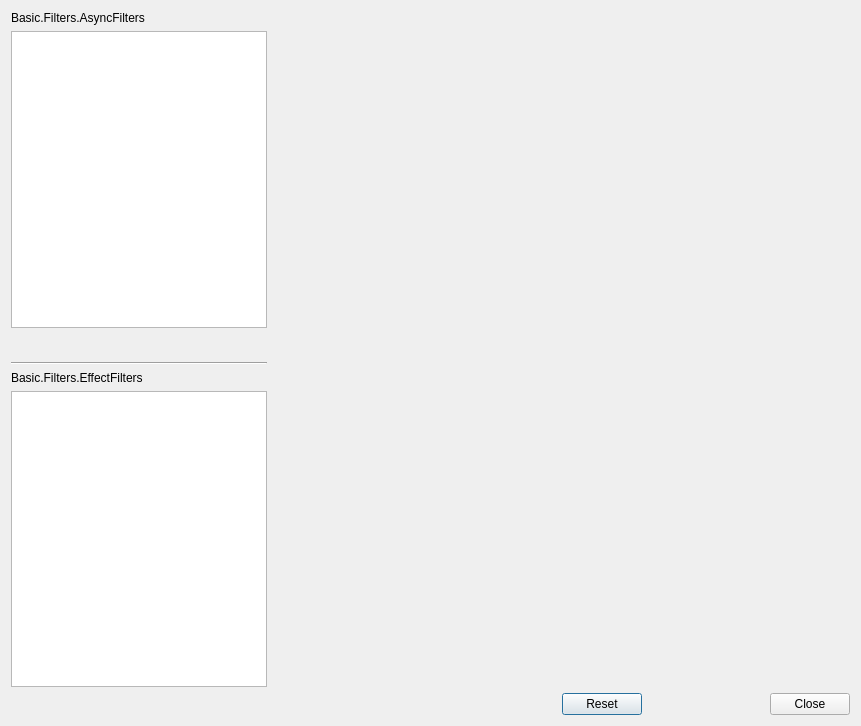
<?xml version="1.0" encoding="UTF-8"?>
<?xml-model href="XML-Schema-Qt5.15.xsd" ?>
<ui version="4.0">
 <class>OBSBasicFilters</class>
 <widget class="QDialog" name="OBSBasicFilters">
  <property name="geometry">
   <rect>
    <x>0</x>
    <y>0</y>
    <width>861</width>
    <height>726</height>
   </rect>
  </property>
  <property name="windowTitle">
   <string>Basic.Filters</string>
  </property>
  <layout class="QVBoxLayout" name="verticalLayout">
   <item>
    <layout class="QHBoxLayout" name="horizontalLayout">
     <property name="sizeConstraint">
      <enum>QLayout::SetMinimumSize</enum>
     </property>
     <item>
      <layout class="QVBoxLayout" name="verticalLayout_2">
       <item>
        <widget class="QWidget" name="asyncWidget">
         <property name="sizePolicy">
          <sizepolicy hsizetype="Preferred" vsizetype="Expanding">
           <horstretch>0</horstretch>
           <verstretch>0</verstretch>
          </sizepolicy>
         </property>
         <layout class="QVBoxLayout" name="verticalLayout_3">
          <property name="leftMargin">
           <number>0</number>
          </property>
          <property name="topMargin">
           <number>0</number>
          </property>
          <property name="rightMargin">
           <number>0</number>
          </property>
          <property name="bottomMargin">
           <number>0</number>
          </property>
          <item>
           <widget class="QLabel" name="asyncLabel">
            <property name="text">
             <string>Basic.Filters.AsyncFilters</string>
            </property>
           </widget>
          </item>
          <item>
           <widget class="FocusList" name="asyncFilters">
            <property name="sizePolicy">
             <sizepolicy hsizetype="Preferred" vsizetype="Expanding">
              <horstretch>0</horstretch>
              <verstretch>0</verstretch>
             </sizepolicy>
            </property>
            <property name="contextMenuPolicy">
             <enum>Qt::CustomContextMenu</enum>
            </property>
           </widget>
          </item>
          <item alignment="Qt::AlignLeft">
           <widget class="QWidget" name="widget">
            <layout class="QHBoxLayout" name="horizontalLayout_4">
             <property name="spacing">
              <number>4</number>
             </property>
             <property name="leftMargin">
              <number>0</number>
             </property>
             <property name="topMargin">
              <number>0</number>
             </property>
             <property name="rightMargin">
              <number>0</number>
             </property>
             <property name="bottomMargin">
              <number>0</number>
             </property>
             <item>
              <widget class="QPushButton" name="addAsyncFilter">
               <property name="maximumSize">
                <size>
                 <width>22</width>
                 <height>22</height>
                </size>
               </property>
               <property name="text">
                <string notr="true"/>
               </property>
               <property name="icon">
                <iconset resource="obs.qrc">
                 <normaloff>:/res/images/add.png</normaloff>:/res/images/add.png</iconset>
               </property>
               <property name="autoDefault">
                <bool>false</bool>
               </property>
               <property name="flat">
                <bool>true</bool>
               </property>
               <property name="themeID" stdset="0">
                <string>addIconSmall</string>
               </property>
               <property name="accessibleName">
                <string>Add</string>
               </property>
              </widget>
             </item>
             <item>
              <widget class="QPushButton" name="removeAsyncFilter">
               <property name="maximumSize">
                <size>
                 <width>22</width>
                 <height>22</height>
                </size>
               </property>
               <property name="text">
                <string notr="true"/>
               </property>
               <property name="icon">
                <iconset resource="obs.qrc">
                 <normaloff>:/res/images/list_remove.png</normaloff>:/res/images/list_remove.png</iconset>
               </property>
               <property name="autoDefault">
                <bool>false</bool>
               </property>
               <property name="flat">
                <bool>true</bool>
               </property>
               <property name="themeID" stdset="0">
                <string>removeIconSmall</string>
               </property>
               <property name="accessibleName">
                <string>Remove</string>
               </property>
              </widget>
             </item>
             <item>
              <widget class="QPushButton" name="moveAsyncFilterUp">
               <property name="maximumSize">
                <size>
                 <width>22</width>
                 <height>22</height>
                </size>
               </property>
               <property name="text">
                <string notr="true"/>
               </property>
               <property name="icon">
                <iconset resource="obs.qrc">
                 <normaloff>:/res/images/up.png</normaloff>:/res/images/up.png</iconset>
               </property>
               <property name="autoDefault">
                <bool>false</bool>
               </property>
               <property name="flat">
                <bool>true</bool>
               </property>
               <property name="themeID" stdset="0">
                <string>upArrowIconSmall</string>
               </property>
               <property name="accessibleName">
                <string>MoveUp</string>
               </property>
              </widget>
             </item>
             <item>
              <widget class="QPushButton" name="moveAsyncFilterDown">
               <property name="maximumSize">
                <size>
                 <width>22</width>
                 <height>22</height>
                </size>
               </property>
               <property name="text">
                <string notr="true"/>
               </property>
               <property name="icon">
                <iconset resource="obs.qrc">
                 <normaloff>:/res/images/down.png</normaloff>:/res/images/down.png</iconset>
               </property>
               <property name="autoDefault">
                <bool>false</bool>
               </property>
               <property name="flat">
                <bool>true</bool>
               </property>
               <property name="themeID" stdset="0">
                <string>downArrowIconSmall</string>
               </property>
               <property name="accessibleName">
                <string>MoveDown</string>
               </property>
              </widget>
             </item>
            </layout>
           </widget>
          </item>
         </layout>
        </widget>
       </item>
       <item>
        <widget class="Line" name="separatorLine">
         <property name="orientation">
          <enum>Qt::Horizontal</enum>
         </property>
        </widget>
       </item>
       <item>
        <widget class="QWidget" name="effectWidget">
         <property name="sizePolicy">
          <sizepolicy hsizetype="Preferred" vsizetype="Expanding">
           <horstretch>0</horstretch>
           <verstretch>0</verstretch>
          </sizepolicy>
         </property>
         <layout class="QVBoxLayout" name="verticalLayout_4">
          <property name="leftMargin">
           <number>0</number>
          </property>
          <property name="topMargin">
           <number>0</number>
          </property>
          <property name="rightMargin">
           <number>0</number>
          </property>
          <property name="bottomMargin">
           <number>0</number>
          </property>
          <item>
           <widget class="QLabel" name="label_2">
            <property name="text">
             <string>Basic.Filters.EffectFilters</string>
            </property>
           </widget>
          </item>
          <item>
           <widget class="FocusList" name="effectFilters">
            <property name="sizePolicy">
             <sizepolicy hsizetype="Preferred" vsizetype="Expanding">
              <horstretch>0</horstretch>
              <verstretch>0</verstretch>
             </sizepolicy>
            </property>
            <property name="contextMenuPolicy">
             <enum>Qt::CustomContextMenu</enum>
            </property>
           </widget>
          </item>
          <item alignment="Qt::AlignLeft">
           <widget class="QWidget" name="widget_2">
            <layout class="QHBoxLayout" name="horizontalLayout_6">
             <property name="spacing">
              <number>4</number>
             </property>
             <property name="leftMargin">
              <number>0</number>
             </property>
             <property name="topMargin">
              <number>0</number>
             </property>
             <property name="rightMargin">
              <number>0</number>
             </property>
             <property name="bottomMargin">
              <number>0</number>
             </property>
             <item>
              <widget class="QPushButton" name="addEffectFilter">
               <property name="maximumSize">
                <size>
                 <width>22</width>
                 <height>22</height>
                </size>
               </property>
               <property name="text">
                <string notr="true"/>
               </property>
               <property name="icon">
                <iconset resource="obs.qrc">
                 <normaloff>:/res/images/add.png</normaloff>:/res/images/add.png</iconset>
               </property>
               <property name="autoDefault">
                <bool>false</bool>
               </property>
               <property name="flat">
                <bool>true</bool>
               </property>
               <property name="themeID" stdset="0">
                <string>addIconSmall</string>
               </property>
               <property name="accessibleName">
                <string>Add</string>
               </property>
              </widget>
             </item>
             <item>
              <widget class="QPushButton" name="removeEffectFilter">
               <property name="maximumSize">
                <size>
                 <width>22</width>
                 <height>22</height>
                </size>
               </property>
               <property name="text">
                <string notr="true"/>
               </property>
               <property name="icon">
                <iconset resource="obs.qrc">
                 <normaloff>:/res/images/list_remove.png</normaloff>:/res/images/list_remove.png</iconset>
               </property>
               <property name="autoDefault">
                <bool>false</bool>
               </property>
               <property name="flat">
                <bool>true</bool>
               </property>
               <property name="themeID" stdset="0">
                <string>removeIconSmall</string>
               </property>
               <property name="accessibleName">
                <string>Remove</string>
               </property>
              </widget>
             </item>
             <item>
              <widget class="QPushButton" name="moveEffectFilterUp">
               <property name="maximumSize">
                <size>
                 <width>22</width>
                 <height>22</height>
                </size>
               </property>
               <property name="text">
                <string notr="true"/>
               </property>
               <property name="icon">
                <iconset resource="obs.qrc">
                 <normaloff>:/res/images/up.png</normaloff>:/res/images/up.png</iconset>
               </property>
               <property name="autoDefault">
                <bool>false</bool>
               </property>
               <property name="flat">
                <bool>true</bool>
               </property>
               <property name="themeID" stdset="0">
                <string>upArrowIconSmall</string>
               </property>
               <property name="accessibleName">
                <string>MoveUp</string>
               </property>
              </widget>
             </item>
             <item>
              <widget class="QPushButton" name="moveEffectFilterDown">
               <property name="maximumSize">
                <size>
                 <width>22</width>
                 <height>22</height>
                </size>
               </property>
               <property name="text">
                <string notr="true"/>
               </property>
               <property name="icon">
                <iconset resource="obs.qrc">
                 <normaloff>:/res/images/down.png</normaloff>:/res/images/down.png</iconset>
               </property>
               <property name="autoDefault">
                <bool>false</bool>
               </property>
               <property name="flat">
                <bool>true</bool>
               </property>
               <property name="themeID" stdset="0">
                <string>downArrowIconSmall</string>
               </property>
               <property name="accessibleName">
                <string>MoveDown</string>
               </property>
              </widget>
             </item>
            </layout>
           </widget>
          </item>
         </layout>
        </widget>
       </item>
      </layout>
     </item>
     <item>
      <layout class="QVBoxLayout" name="rightContainerLayout">
       <item>
        <layout class="QVBoxLayout" name="rightLayout">
         <item>
          <widget class="OBSQTDisplay" name="preview">
           <property name="sizePolicy">
            <sizepolicy hsizetype="Expanding" vsizetype="Expanding">
             <horstretch>0</horstretch>
             <verstretch>0</verstretch>
            </sizepolicy>
           </property>
           <property name="minimumSize">
            <size>
             <width>24</width>
             <height>24</height>
            </size>
           </property>
          </widget>
         </item>
        </layout>
       </item>
       <item>
        <layout class="QHBoxLayout" name="horizontalLayout_2">
         <property name="spacing">
          <number>4</number>
         </property>
         <property name="sizeConstraint">
          <enum>QLayout::SetMaximumSize</enum>
         </property>
         <item>
          <spacer name="horizontalSpacer">
           <property name="orientation">
            <enum>Qt::Horizontal</enum>
           </property>
           <property name="sizeHint" stdset="0">
            <size>
             <width>0</width>
             <height>0</height>
            </size>
           </property>
          </spacer>
         </item>
         <item>
          <widget class="QDialogButtonBox" name="buttonBox">
           <property name="standardButtons">
            <set>QDialogButtonBox::Reset|QDialogButtonBox::Close</set>
           </property>
          </widget>
         </item>
        </layout>
       </item>
      </layout>
     </item>
    </layout>
   </item>
  </layout>
  <action name="actionRemoveFilter">
   <property name="icon">
    <iconset resource="obs.qrc">
     <normaloff>:/res/images/list_remove.png</normaloff>:/res/images/list_remove.png</iconset>
   </property>
   <property name="text">
    <string>Remove</string>
   </property>
   <property name="shortcut">
    <string>Del</string>
   </property>
  </action>
  <action name="actionMoveUp">
   <property name="icon">
    <iconset resource="obs.qrc">
     <normaloff>:/res/images/up.png</normaloff>:/res/images/up.png</iconset>
   </property>
   <property name="text">
    <string>Basic.MainMenu.Edit.Order.MoveUp</string>
   </property>
   <property name="shortcut">
    <string>Ctrl+Up</string>
   </property>
  </action>
  <action name="actionMoveDown">
   <property name="icon">
    <iconset resource="obs.qrc">
     <normaloff>:/res/images/down.png</normaloff>:/res/images/down.png</iconset>
   </property>
   <property name="text">
    <string>Basic.MainMenu.Edit.Order.MoveDown</string>
   </property>
   <property name="shortcut">
    <string>Ctrl+Down</string>
   </property>
  </action>
 </widget>
 <customwidgets>
  <customwidget>
   <class>OBSQTDisplay</class>
   <extends>QWidget</extends>
   <header>qt-display.hpp</header>
   <container>1</container>
  </customwidget>
  <customwidget>
   <class>FocusList</class>
   <extends>QListWidget</extends>
   <header>focus-list.hpp</header>
  </customwidget>
 </customwidgets>
 <resources>
  <include location="obs.qrc"/>
 </resources>
 <connections>
 </connections>
</ui>
